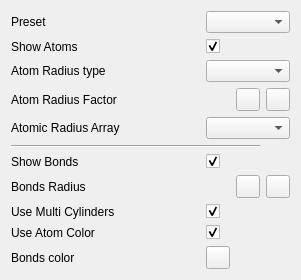
<?xml version="1.0" encoding="UTF-8"?>
<ui version="4.0">
 <class>MoleculePropertyWidget</class>
 <widget class="QWidget" name="MoleculePropertyWidget">
  <property name="geometry">
   <rect>
    <x>0</x>
    <y>0</y>
    <width>301</width>
    <height>251</height>
   </rect>
  </property>
  <property name="windowTitle">
   <string>Form</string>
  </property>
  <layout class="QGridLayout" name="wdgLayout" columnstretch="0,0">
   <item row="1" column="0">
    <widget class="QLabel" name="presetLabel">
     <property name="text">
      <string>Preset</string>
     </property>
    </widget>
   </item>
   <item row="1" column="1" colspan="3">
    <widget class="QComboBox" name="preset"/>
   </item>
   <item row="2" column="0">
    <widget class="QLabel" name="ShowAomsLabel">
     <property name="text">
      <string>Show Atoms </string>
     </property>
    </widget>
   </item>
   <item row="2" column="1">
    <widget class="QCheckBox" name="showAtoms">
     <property name="text">
      <string/>
     </property>
     <property name="checked">
      <bool>true</bool>
     </property>
    </widget>
   </item>
   <item row="3" column="0">
    <widget class="QLabel" name="atomicRadiusTypeLabel">
     <property name="text">
      <string>Atom Radius type</string>
     </property>
    </widget>
   </item>
   <item row="3" column="1" colspan="3">
    <widget class="QComboBox" name="atomicRadiusType"/>
   </item>
   <item row="4" column="0">
    <widget class="QLabel" name="atomicRadiusFactorLabel">
     <property name="text">
      <string>Atom Radius Factor</string>
     </property>
    </widget>
   </item>
   <item row="4" column="1">
    <widget class="pqDoubleRangeWidget" name="atomicRadiusFactor" native="true"/>
   </item>
   <item row="4" column="2">
    <widget class="pqScaleByButton" name="scaleAtomicRadiusFactor" native="true"/>
   </item>
   <item row="4" column="3">
    <widget class="QToolButton" name="resetAtomicRadiusFactor" native="true"/>
   </item>
   <item row="5" column="0">
    <widget class="QLabel" name="atomicRadiusArrayNameLabel">
     <property name="text">
      <string>Atomic Radius Array</string>
     </property>
    </widget>
   </item>
   <item row="5" column="1" colspan="3">
    <widget class="QComboBox" name="atomicRadiusArrayName"/>
   </item>
   <item row="6" column="0" colspan="3">
    <widget class="Line" name="line">
     <property name="orientation">
      <enum>Qt::Horizontal</enum>
     </property>
    </widget>
   </item>
   <item row="7" column="0">
    <widget class="QLabel" name="ShowBondsLabel">
     <property name="text">
      <string>Show Bonds</string>
     </property>
    </widget>
   </item>
   <item row="7" column="1">
    <widget class="QCheckBox" name="showBonds">
     <property name="text">
      <string/>
     </property>
     <property name="checked">
      <bool>true</bool>
     </property>
    </widget>
   </item>
   <item row="8" column="0">
    <widget class="QLabel" name="bondRadiusLabel">
     <property name="text">
      <string>Bonds Radius</string>
     </property>
    </widget>
   </item>
   <item row="8" column="1">
    <widget class="pqDoubleRangeWidget" name="bondRadius" native="true"/>
   </item>
   <item row="8" column="2">
    <widget class="pqScaleByButton" name="scaleBondRadius" native="true"/>
   </item>
   <item row="8" column="3">
    <widget class="QToolButton" name="resetBondRadius" native="true"/>
   </item>
   <item row="9" column="0">
    <widget class="QLabel" name="multiCylindersLabel">
     <property name="text">
      <string>Use Multi Cylinders</string>
     </property>
    </widget>
   </item>
   <item row="9" column="1">
    <widget class="QCheckBox" name="useMultiCylinders">
     <property name="text">
      <string/>
     </property>
     <property name="checked">
      <bool>true</bool>
     </property>
    </widget>
   </item>
   <item row="10" column="0">
    <widget class="QLabel" name="bondColorModeLabel">
     <property name="text">
      <string>Use Atom Color </string>
     </property>
    </widget>
   </item>
   <item row="10" column="1">
    <widget class="QCheckBox" name="bondColorMode">
     <property name="text">
      <string/>
     </property>
     <property name="checked">
      <bool>true</bool>
     </property>
    </widget>
   </item>
   <item row="11" column="0">
    <widget class="QLabel" name="bondColorLabel">
     <property name="text">
      <string>Bonds color</string>
     </property>
    </widget>
   </item>
   <item row="11" column="1">
    <widget class="pqColorChooserButton" name="bondColor"/>
   </item>
  </layout>
 </widget>
 <customwidgets>
  <customwidget>
   <class>pqColorChooserButton</class>
   <extends>QToolButton</extends>
   <header>pqColorChooserButton.h</header>
   <container>1</container>
  </customwidget>
  <customwidget>
   <class>pqScaleByButton</class>
   <extends>QToolButton</extends>
   <header>pqScaleByButton.h</header>
   <container>1</container>
  </customwidget>
  <customwidget>
   <class>pqDoubleRangeWidget</class>
   <extends>QWidget</extends>
   <header>pqDoubleRangeWidget.h</header>
   <container>1</container>
  </customwidget>
 </customwidgets>
 <resources/>
 <connections/>
</ui>
